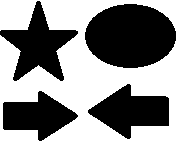
#> input picture Image/Prueba.png, 180 x 150 px, found by its file name
$ jupyter execute 'Denoising_Comparaciondevariostamaños.ipynb'   (shell and % lines are left out)
#> lines starting #> are read from the running program, lines starting #| are printed output that depends on the picture; after the words box and inside, x2 and y2 are one past the last pixel; in counts of white or black regions, pixels touching at a corner belong together
[cell 1]
import numpy as np
import matplotlib.pyplot as plt
from numpy import random as rnd
import cv2 as cv
from skimage.transform import resize
import matplotlib.animation as animation
from matplotlib import rc
from IPython.display import Javascript
#from google.colab import drive
#drive.mount('/content/drive')

#generando imagenes binarias

[cell 2]
def potunary(ui,ob):
  if ui!=ob:
    return 1
  else:
    return 0

def potpair(ui,uj,t):
  return min(abs(ui-uj),t)

def energy(L,L0,t):
  E=[]
  alt=np.shape(L)[0]
  anc=np.shape(L)[1]
  for i in range(alt):
    for j in range(anc):
      if i==alt-1:
        if j==anc-1:
          u=potunary(L[i,j],L0[i,j])
          E.append(u)
          continue
        else:
          u=potunary(L[i,j],L0[i,j])
          f=potpair(L[i,j],L[i,j+1],t)
          E.append(u+f)
      else:
        if j==anc-1:
          u=potunary(L[i,j],L0[i,j])
          a=potpair(L[i,j],L[i+1,j],t)
          E.append(u+a)
        else:
          u=potunary(L[i,j],L0[i,j])
          f=potpair(L[i,j],L[i,j+1],t)
          a=potpair(L[i,j],L[i+1,j],t)
          d=potpair(L[i,j],L[i+1,j+1],t)
          E.append(u+(a+d+f))
  return np.sum(E)

Imagen de prueba

[cell 3]
alto=100
ancho=150
im0= plt.imread('https://github.com/JuanDavid1703/Markov-Proyect/raw/main/Image/Prueba.png')
#> im0 is the input picture: shape (150, 180, 3) float32; values 0 (black) and 1 (white), 56.5% white; 4 black regions, box (x1, y1, x2, y2) and area: (85, 4, 176, 68) 4562, (0, 1, 78, 81) 2613, (88, 84, 169, 139) 2460, (3, 91, 78, 141) 2108
im0= resize(im0, (alto, ancho))[:,:,0]
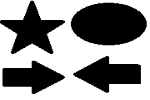
#> im0: shape (100, 150) float32; min 0, max 1, mean 0.565
for i in range(alto):
  for j in range(ancho):
    if im0[i,j]<0.5:
      im0[i,j]=0
    else:
      im0[i,j]=1
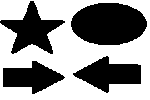
#> im0: shape (100, 150) float32; values 0 (black) and 1 (white), 56.5% white; 4 black regions, box (x1, y1, x2, y2) and area: (71, 3, 147, 45) 2532, (0, 1, 65, 54) 1450, (73, 56, 141, 93) 1368, (3, 61, 65, 94) 1168
plt.imshow(im0,cmap="gray")
#> (this line was passed over: IPython is not available in this run)
plt.axis("off")
#> (this line was passed over: IPython is not available in this run)
np.unique(im0)
#> Out = [0, 1]

###Algoritmo de Metrópólis y reconstrucción con peturbación de 2x2, 3x3 y 4x4

[cell 4]
i0=np.random.choice([0.0,1.0],size=(alto,ancho))
ipos1=np.array(i0)
ipos2=np.array(i0)
ipos3=np.array(i0)
T0=4
anc=np.shape(i0)[1]
alt=np.shape(i0)[0]
t=0.8
error1=np.sum(np.abs(im0-i0))
#> error1 = 7441
error2=np.sum(np.abs(im0-i0))
#> error2 = 7441
error3=np.sum(np.abs(im0-i0))
#> error3 = 7441
Ep1=[]
Ep2=[]
Ep3=[]

Er1=[]
Er2=[]
Er3=[]

Er1.append(error1)
Er2.append(error2)
Er3.append(error3)
x1=[]
x2=[]
x3=[]

w1=np.zeros((alt,anc))
w2=np.zeros((alt,anc))
w3=np.zeros((alt,anc))

v1=np.zeros((alt,anc))
v2=np.zeros((alt,anc))
v3=np.zeros((alt,anc))
i=0
